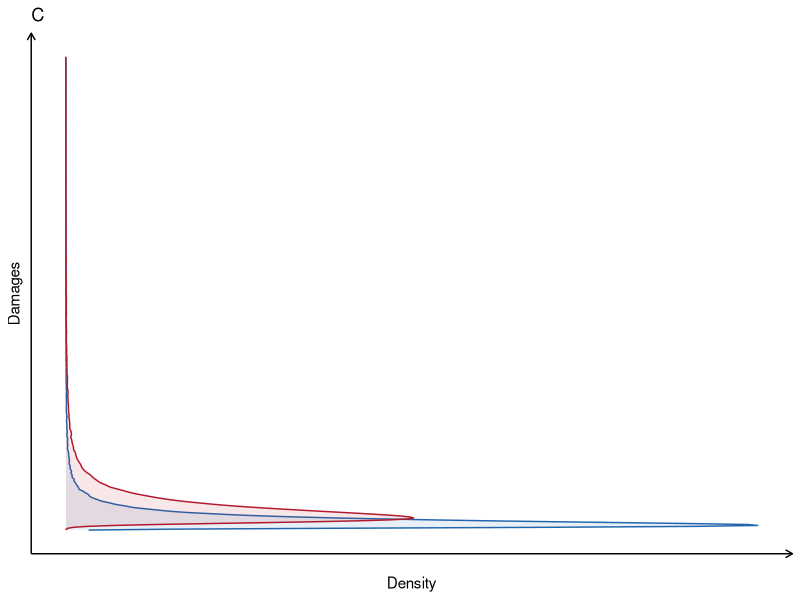

Reproduce this figure in R. (Note: this script raises an error after producing the figure.)
#This scripts generates two versions of the Figure 1 in the paper

library(tidyverse)
library(quantreg)
library(gridExtra)
library(evd)
library(gridExtra)

#### Settings ####

theme_set(theme_minimal())
set.seed(1)

year_palette  <- c("2"="#b2182b",
                   "1"="#2166ac")

stress_alpha  <- c("2"="0.5",
                   "1"="0.5")

palette       <- c( "2"="#F8766D",
                    "1"="#C77CFF")


start_mean <- 2.7
end_mean   <- 3.4
var        <- 0.5
shapem     <-0


#### Damages Graph ####

g_means <- c(start_mean,end_mean) #means for graphical representations, only two are sufficient, initial and final

for (t in 1:length(g_means)) { #generate data for damage distributions
    damage <- exp(rgev(100000,loc=g_means[t], scale=var, shape = shapem))
    Year <- t
    damages <- cbind(damage, Year)
    if(t==1){
        dam_func <- damages
    }else dam_func <- rbind(dam_func, damages)
}
dam_func      <- dam_func %>% as.data.frame()
dam_func$Year <- factor(dam_func$Year) #year as factor


#GRAPH Damages distributions with geom_density
dam_func %>% filter(damage<800) %>% 
    ggplot() +
    geom_density(aes(x=damage, color=Year, fill=Year), alpha=0.1) +
    scale_fill_manual(values=year_palette, guide = guide_legend(direction = "horizontal")) +
    scale_color_manual(values=year_palette, guide = guide_legend(direction = "horizontal")) +
    coord_flip() +
    ggtitle("C") +
    xlab("Damages") +
    ylab("Density") +
    theme(
        panel.grid = element_blank(),
        legend.position = "none",#c(0.55,0.2),
        axis.line.x = element_line(arrow=arrow(length = unit(0.2, "cm"))),
        axis.line.y = element_line(arrow=arrow(length = unit(0.2, "cm"))),
        axis.text.y = element_blank(),
        axis.text.x = element_text(colour = "white")
    )-> damage_distr
damage_distr

aux1 <- density(dam_func[dam_func$Year==1,]$damage, n=5000000)
dam_dens<- as.data.frame(cbind(aux1$x,aux1$y,1))
aux2 <- density(dam_func[dam_func$Year==2,]$damage, n=5000000)
dam_dens2<- as.data.frame(cbind(aux2$x,aux2$y,2))
dam_dens <- rbind(dam_dens, dam_dens2)
colnames(dam_dens) <- c("xis", "yis", "Year")
dam_dens$Year <- factor(dam_dens$Year)


res_damages <- 40

##### Stressor #####

display_l <- 1
display_r <- 2.1

for (i in 1:length(g_means)) { #generate data
    yis <- dgev(seq(g_means[i]-display_l, g_means[i]+display_r, 0.01), g_means[i], var, shape = shapem)
    xis <- seq(g_means[i]-display_l, g_means[i]+display_r, 0.01)
    Year <- i
    density <- cbind(yis,xis, Year)
    if(i==1){
        densities <- density
    }else{
        densities <- rbind(densities, density)
    }
    
}
densities <- densities %>% as.data.frame()
densities$Year <- factor(densities$Year)

arrow_df <- data.frame(x1 = 2.8, x2 = 5.2, y1 = 0.415, y2 = 0.415)

densities %>%
    ggplot() + 
    geom_line(aes(x=xis, y=yis, color=Year)) +
    geom_ribbon(aes(ymin=0, ymax=yis, x=xis, fill=Year), alpha=0.5) +
    geom_segment(data=arrow_df, aes(x = x1, y = y1, xend = x2, yend = y2),
                 arrow = arrow(length = unit(0.2, "cm"))) +
    annotate("text", x=4, y=0.435, label= "time") +
    scale_fill_manual(values = year_palette) +
    scale_color_manual(values = year_palette) +
    ggtitle("A") +
    xlab("Stressor (e.g Temperature, Sea Level)")+
    ylab("Density")+
    theme(legend.position = "none",
          axis.line.x = element_line(arrow=arrow(length = unit(0.2, "cm"))),
          axis.line.y = element_line(arrow=arrow(length = unit(0.2, "cm"))),
          axis.text.y = element_blank(),
          axis.text.x = element_text(colour = "white"),
          panel.grid = element_blank()) -> stresser

stresser

##### Transfer ####

x_trans<- seq(0, 100, 0.01)
y_trans<- exp(x_trans)

trans_data <- cbind(x_trans, y_trans) %>% as.data.frame()

limit_y_damage <- 1500 #set upper limit to better show the distributions

#TRANSFER Graph
trans_data %>% filter(y_trans< limit_y_damage) %>% 
    ggplot() +
    geom_line(aes(x=x_trans, y=y_trans)) +
    ggtitle("B") +
    xlab("Stressor (e.g Temperature, Sea Level)") +
    ylab("Damages") +
    theme(
        panel.grid = element_blank(),
        axis.line.x = element_line(arrow=arrow(length = unit(0.2, "cm"))),
        axis.line.y = element_line(arrow=arrow(length = unit(0.2, "cm"))),
        axis.text.y = element_blank(),
        axis.text.x = element_text(colour = "white")
    ) -> transfer

transfer


#### Complete Graph ####
limit_y_damage <- 200

g_trans <- trans_data %>% filter(y_trans< limit_y_damage)
g_dam_dens <- dam_dens %>% filter(xis < limit_y_damage)

#realign lower bound of polygon area to be colored with axis
max1<- max(g_dam_dens[g_dam_dens$Year==1,]$xis)
max54<- max(g_dam_dens[g_dam_dens$Year==2,]$xis)

g_dam_dens[g_dam_dens$xis==max1,]$yis <- 0
g_dam_dens[g_dam_dens$xis==max54,]$yis <- 0

min1<- min(g_dam_dens[g_dam_dens$Year==1,]$xis)
min54<- min(g_dam_dens[g_dam_dens$Year==2,]$xis)

g_dam_dens[g_dam_dens$xis==min1,]$yis <- 0
g_dam_dens[g_dam_dens$xis==min54,]$yis <- 0

res_damages <- 40
res_stress <- 40
det_stress <- 0
det_damages <- 0

#arrows for cartesian axis
arrows <- as.data.frame(cbind(c(0,0,0,0),c(0,0,-res_damages*1.1*max(g_dam_dens$yis),max(densities$xis))*1.1,c(0,0,0,0),c(limit_y_damage*1.1,-max(densities$yis*res_stress)*1.1,0,0),c(1,2,3,4)))
colnames(arrows) <- c("x","xend","y","yend","arr")
arrows2 <- as.data.frame(cbind(c(0,0),c(0,max(densities$xis)*1.1),c(0,0),c(limit_y_damage*1.1,0),c(1,2)))
colnames(arrows2) <- c("x","xend","y","yend","arr")

arrow_time <- data.frame(x1 = start_mean -0.2, x2 = end_mean +0.2, y1 = -36, y2 = -36)

mrg_title <- -7#-1.2

ggplot() +
    geom_line(data=g_trans,aes(x=x_trans, y=y_trans)) +
    geom_line(data=densities,aes(x=xis, y=-res_stress*yis - det_stress, color=Year)) +
    geom_ribbon(data=densities,aes(ymin=-det_stress, ymax=-res_stress*yis -det_stress, x=xis, fill=Year), alpha=0.5) +
    geom_path(data=g_dam_dens,aes(x=res_damages*yis-det_damages, y=xis, color=Year)) +
    geom_polygon(data=g_dam_dens,aes(x=res_damages*yis-det_damages, y=xis, fill=Year), alpha=0.5) +
    geom_segment(data=arrows2,aes(x=x, xend=xend, y=y, yend=yend,group=arr),arrow = arrow(length = unit(0.2, "cm"))) +
    geom_segment(data=arrow_time,aes(x=x1, xend=x2, y=y1, yend=y2),arrow = arrow(length = unit(0.2, "cm"))) +
    geom_rect(aes(xmin = 0.7, xmax = 3.9, ymin = 90, ymax = 200),   color = "grey", fill="white", size=0.2) +
    annotate("text", x=(end_mean + start_mean)/2, y=-43.5, label= "Time", size=4) +
    scale_color_manual(values = year_palette) +
    scale_fill_manual(values = year_palette) +
    annotate("text", x=3.8, y=9, label= "Stressor", size=4.6) + 
    annotate("text", x=-0.25, y=arrows2[1,4]/2,label= "Damages", angle=90, size=4.6) +
    annotate("text", x=4.7, y=93, label= "Damage Function", angle=64, size=4) +
    ggtitle("   A") +
    theme(
        panel.grid = element_blank(),
        plot.title=element_text(margin=margin(t = 0, r = 0, b = mrg_title, l = 0, unit = "pt"), hjust = 0.005),
        legend.position = "none",
        axis.text.y = element_blank(),
        axis.text.x = element_text(colour = "white"),
        axis.title = element_blank(),
        title=element_text(size=14)
    ) -> cartesian_mech

#### Reversed Graph 

#realign polygon also for stressors (now on y axis)
d_max1<- max(densities[densities$Year==1,]$xis)
d_max54<- max(densities[densities$Year==2,]$xis)

densities[densities$xis==d_max1,]$yis <- 0
densities[densities$xis==d_max54,]$yis <- 0

d_min1<-  min(densities[densities$Year==1,]$xis)
d_min54<- min(densities[densities$Year==2,]$xis)

densities[densities$xis==d_min1,]$yis <- 0
densities[densities$xis==d_min54,]$yis <- 0

ggplot() +
    geom_line(data=g_trans,aes(y=x_trans, x=y_trans)) +
    geom_line(data=g_dam_dens,aes(y=res_damages*yis-det_damages, x=xis, color=Year)) +
    geom_ribbon(data=g_dam_dens,aes(ymin=-det_damages, ymax=res_damages*yis-det_damages, x=xis, fill=Year), alpha=0.5) +
    geom_path(data=densities,aes(y=xis, x=-res_stress*yis - det_stress, color=Year)) +
    geom_polygon(data=densities,aes(y=xis, x=-res_stress*yis - det_stress, fill=Year), alpha=0.5) +
    geom_segment(data=arrows2,aes(y=x, yend=xend, x=y, xend=yend,group=arr),arrow = arrow(length = unit(0.2, "cm"))) +
    geom_segment(data=arrow_time,aes(y=x1, yend=x2, x=y1, xend=y2),arrow = arrow(length = unit(0.2, "cm"))) +
    geom_rect(aes(ymin = 0.9, ymax = 3.5, xmin = 70, xmax = 200),   color = "grey", fill="white", size=0.2) + #to fix
    annotate("text", y=(end_mean + start_mean)/2, x=-43.5, label= "Time", size=4, angle = 90) +
    scale_color_manual(values = year_palette) +
    scale_fill_manual(values = year_palette) +
    annotate("text", y=3.8, x=9, label= "Stressor", size=4.6, angle=90) + 
    annotate("text", y=-0.25, x=arrows2[1,4]/2,label= "Damages", size=4.6) +
    annotate("text", y=4.7, x=93, label= "Damage Function", angle=21, size=4) +
    ggtitle("   A") +
    theme(
        panel.grid = element_blank(),
        plot.title=element_text(margin=margin(t = 0, r = 0, b = mrg_title, l = 0, unit = "pt"), hjust = 0.005),
        legend.position = "none",
        axis.text.y = element_blank(),
        axis.text.x = element_text(colour = "white"),
        axis.title = element_blank(),
        title=element_text(size=14)
    ) -> cartesian_mech_rev 


#### Inset ####

display_l <- 1
display_r <- 3.5

for (i in 1:length(g_means)) { #generate data
    yis <- dgev(seq(g_means[i]-display_l, g_means[i]+display_r, 0.01), g_means[i], var, shape = shapem)
    xis <- seq(g_means[i]-display_l, g_means[i]+display_r, 0.01)
    Year <- i
    density <- cbind(yis,xis, Year)
    if(i==1){
        ins_dens <- density
    }else{
        ins_dens <- rbind(ins_dens, density)
    }
    
}
ins_dens <- ins_dens %>% as.data.frame()
ins_dens$Year <- factor(ins_dens$Year)

# trick for colors which messes up a little bit the whole ribbon but put the right colors in the tails, in order to have the same as others panels
range <- (g_means[2]-g_means[1])/2
ins_dens$min <- 0
max_x_1 <- max(ins_dens[ins_dens$Year==1,"xis"])
hh <- ins_dens[ins_dens$Year==1 & ins_dens$xis>(g_means[1] +range),"yis"]
ins_dens[ins_dens$Year==2 & ins_dens$xis<=max_x_1 & ins_dens$xis>= (g_means[1] +range),]$min <- hh 

ins_dens %>%
    ggplot() + 
    geom_line(aes(x=xis, y=yis, color=Year)) +
    geom_ribbon(aes(ymin=min, ymax=yis, x=xis, fill=Year), alpha=0.5) +
    scale_fill_manual(values = year_palette) +
    scale_color_manual(values = year_palette) +
    coord_cartesian(xlim = c(3.9,6), ylim=c(0.02,0.3))+
    xlab("Log Damages (Right Tails)")+
    ylab("Density")+
    theme(legend.position = "none",#c(0.15,0.8),
          axis.line.x = element_line(arrow=arrow(length = unit(0.2, "cm"))),
          axis.line.y = element_line(arrow=arrow(length = unit(0.2, "cm"))),
          axis.text.y = element_blank(),
          axis.text.x = element_text(colour = "white"),
          axis.title.x = element_text(size=10.5, margin = margin(t=-4)), #9 was baseline
          axis.title.y = element_text(size=10.5, margin = margin(r=2)), #9 was baseline
          panel.grid = element_blank()
    ) -> inset

# Compose the final upper graph
cartesian_mech + annotation_custom(ggplotGrob(inset), xmin= 0.7, xmax=3.9, ymin=90, ymax=200) -> mechanics
mechanics

cartesian_mech_rev + annotation_custom(ggplotGrob(inset), ymin= 0.9, ymax=3.5, xmin=70, xmax=200) -> mechanics_rev
mechanics_rev


#### Quantile Regression ####
means <- seq(start_mean,start_mean+(0.13*54), length.out = 55) 

#Regenerate data with the same method but less observations, otherwise takes too long (10000 observations previously used to obtain smoother figures)
for (t in 1:length(means)) { #generate data for damage distributions
    damage <- exp(rgev(1000, means[t], var, shapem))
    Year <- t
    damages <- cbind(damage, Year)
    if(t==1){
        dam_quantile <- damages
    }else dam_quantile <- rbind(dam_quantile, damages)
}
dam_quantile <- dam_quantile %>% as.data.frame()


tau_vec = c(seq(0.5, 0.99, 0.01))
rq(dam_quantile$damage ~ dam_quantile$Year, tau = tau_vec) -> quantile_reg
plot(quantile_reg)

# arrange data to plot them
quantile_reg$coefficients -> data_quantile
colnames(data_quantile) <- c(seq(0.5, 0.99, 0.01))
data_quantile <- data_quantile[-1,]
data_quantile %>% as.data.frame() -> data_quantile

plot(quantile_reg) -> data_ols
ols <- data_ols[2,ncol(data_ols)]

colnames(data_quantile) <- "value"
data_quantile$variable <- "Quantile Regression"
data_quantile$quantile <- tau_vec

ols_to_bind <- as.data.frame(rep(ols, nrow(data_quantile)))
colnames(ols_to_bind) <- "value"
ols_to_bind$variable <- "Ordinary Least Squares"
ols_to_bind$quantile <- tau_vec

gg_quantile_data <- rbind(data_quantile, ols_to_bind)


#Graph Quantile Regressions
gg_quantile_data %>% filter(quantile>=0.8) %>% ggplot() +
    geom_line(aes(x=quantile, y=value, linetype=variable, size=variable)) +
    scale_color_discrete(guide = guide_legend(direction = "horizontal")) +
    scale_linetype_manual(values = c("Ordinary Least Squares"=2,"Quantile Regression"=1)) +
    scale_size_manual(values = c("Ordinary Least Squares"=0.5,"Quantile Regression"=0.8)) +
    scale_y_continuous(limits = c(200,NA)) +
    theme_light() +
    xlab("Quantile") +
    ylab("Time Trend") +
    ggtitle("B") +
    theme(legend.position = c(0.4,0.7),
          legend.title = element_blank(),
          plot.title=element_text(hjust = -0.045),
          panel.grid = element_blank(),
          axis.text.y = element_blank(),
          axis.ticks.y = element_blank(),
          text = element_text(size=13)
    ) -> quantile_graph

quantile_graph


#### Final charts ####

lay3 <- rbind(c(1,1),
              c(1,1),
              c(2,2))

#order: rop, right, bottom, left. Default values all at 5.5
cut_mechanics      <- mechanics      + theme(plot.margin = margin(t = 5.5, r = -8.5, b = -7, l = -13.5, unit = "pt"))
cut_mechanics_rev  <- mechanics_rev  + theme(plot.margin = margin(t = 5.5, r = -8.5, b = -7, l = -13.5, unit = "pt"))
cut_quantile_graph <- quantile_graph + theme(plot.margin = margin(t = -7, r = 5.5, b = 5.5, l = 5.5, unit = "pt"))

final     <- grid.arrange(cut_mechanics, cut_quantile_graph, layout_matrix = lay3, padding=400) #SAVE AS 7,8 x 5,51
#save with required proportions
ggsave("/Users/matteo/Desktop/devil_graphs/gev_damage.pdf", final, width=8.7, height=12.32, dpi=500, units="cm", scale=1.8)

final_rev <- grid.arrange(cut_mechanics_rev, cut_quantile_graph, layout_matrix = lay3) #SAVE AS 7,8 x 5,51
#save with required proportions
ggsave("/Users/matteo/Desktop/devil_graphs/gev_damage_rev.pdf", final_rev, width=8.7, height=12.32, dpi=500, units="cm")
